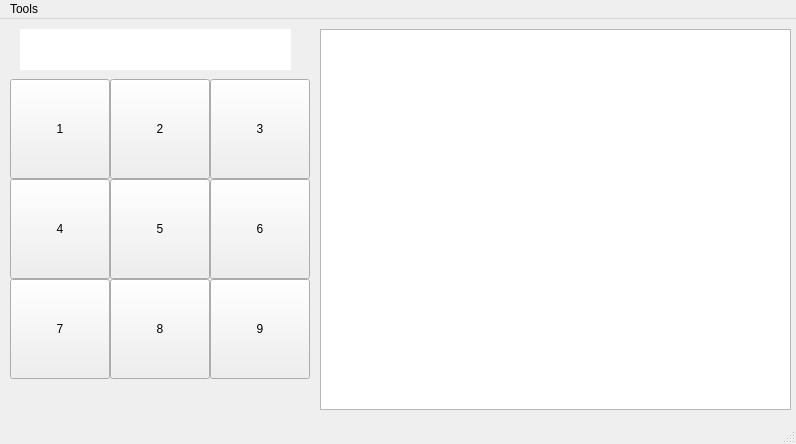
<?xml version="1.0" encoding="UTF-8"?>
<ui version="4.0">
 <class>MainWindow</class>
 <widget class="QMainWindow" name="MainWindow">
  <property name="geometry">
   <rect>
    <x>0</x>
    <y>0</y>
    <width>796</width>
    <height>444</height>
   </rect>
  </property>
  <property name="windowTitle">
   <string>MainWindow</string>
  </property>
  <widget class="QWidget" name="centralwidget">
   <widget class="QLabel" name="label">
    <property name="geometry">
     <rect>
      <x>20</x>
      <y>10</y>
      <width>271</width>
      <height>41</height>
     </rect>
    </property>
    <property name="font">
     <font>
      <pointsize>20</pointsize>
     </font>
    </property>
    <property name="styleSheet">
     <string notr="true">background-color: rgb(255, 255, 255);</string>
    </property>
    <property name="text">
     <string/>
    </property>
   </widget>
   <widget class="QPushButton" name="eight">
    <property name="geometry">
     <rect>
      <x>110</x>
      <y>260</y>
      <width>100</width>
      <height>100</height>
     </rect>
    </property>
    <property name="text">
     <string>8</string>
    </property>
   </widget>
   <widget class="QTableView" name="tableView">
    <property name="geometry">
     <rect>
      <x>320</x>
      <y>10</y>
      <width>471</width>
      <height>381</height>
     </rect>
    </property>
   </widget>
   <widget class="QPushButton" name="seven">
    <property name="geometry">
     <rect>
      <x>10</x>
      <y>260</y>
      <width>100</width>
      <height>100</height>
     </rect>
    </property>
    <property name="text">
     <string>7</string>
    </property>
   </widget>
   <widget class="QPushButton" name="nine">
    <property name="geometry">
     <rect>
      <x>210</x>
      <y>260</y>
      <width>100</width>
      <height>100</height>
     </rect>
    </property>
    <property name="text">
     <string>9</string>
    </property>
   </widget>
   <widget class="QPushButton" name="one">
    <property name="geometry">
     <rect>
      <x>10</x>
      <y>60</y>
      <width>100</width>
      <height>100</height>
     </rect>
    </property>
    <property name="text">
     <string>1</string>
    </property>
   </widget>
   <widget class="QPushButton" name="two">
    <property name="geometry">
     <rect>
      <x>110</x>
      <y>60</y>
      <width>100</width>
      <height>100</height>
     </rect>
    </property>
    <property name="text">
     <string>2</string>
    </property>
   </widget>
   <widget class="QPushButton" name="three">
    <property name="geometry">
     <rect>
      <x>210</x>
      <y>60</y>
      <width>100</width>
      <height>100</height>
     </rect>
    </property>
    <property name="text">
     <string>3</string>
    </property>
   </widget>
   <widget class="QPushButton" name="four">
    <property name="geometry">
     <rect>
      <x>10</x>
      <y>160</y>
      <width>100</width>
      <height>100</height>
     </rect>
    </property>
    <property name="text">
     <string>4</string>
    </property>
   </widget>
   <widget class="QPushButton" name="five">
    <property name="geometry">
     <rect>
      <x>110</x>
      <y>160</y>
      <width>100</width>
      <height>100</height>
     </rect>
    </property>
    <property name="text">
     <string>5</string>
    </property>
   </widget>
   <widget class="QPushButton" name="six">
    <property name="geometry">
     <rect>
      <x>210</x>
      <y>160</y>
      <width>100</width>
      <height>100</height>
     </rect>
    </property>
    <property name="text">
     <string>6</string>
    </property>
   </widget>
  </widget>
  <widget class="QMenuBar" name="menubar">
   <property name="geometry">
    <rect>
     <x>0</x>
     <y>0</y>
     <width>796</width>
     <height>26</height>
    </rect>
   </property>
   <widget class="QMenu" name="menuTools">
    <property name="title">
     <string>Tools</string>
    </property>
    <addaction name="actionOpen_an_Address_Book"/>
    <addaction name="actionExit"/>
   </widget>
   <addaction name="menuTools"/>
  </widget>
  <widget class="QStatusBar" name="statusbar"/>
  <action name="actionOpen_an_Address_Book">
   <property name="text">
    <string>Open an Address Book...</string>
   </property>
  </action>
  <action name="actionExit">
   <property name="text">
    <string>Exit</string>
   </property>
  </action>
 </widget>
 <resources/>
 <connections/>
</ui>
